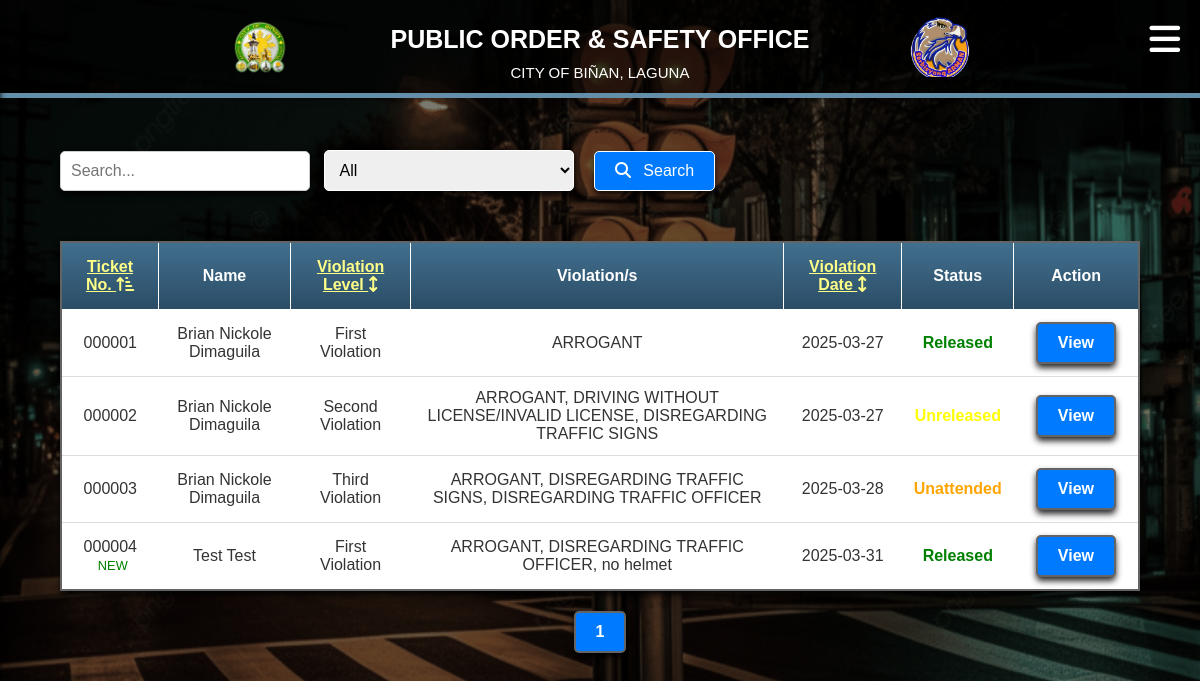
Page /admin/report.php (signed in) on the committed database.
### tables this page shows
CREATE TABLE `report` (
  `ID` int(11) NOT NULL,
  `ticket_number` varchar(6) DEFAULT NULL,
  `first_name` varchar(100) DEFAULT NULL,
  `middle_name` varchar(100) DEFAULT NULL,
  `last_name` varchar(100) DEFAULT NULL,
  `dob` date DEFAULT NULL,
  `address` varchar(255) DEFAULT NULL,
  `license` varchar(255) NOT NULL,
  `confiscated` enum('yes','no') NOT NULL,
  `violation_date` date DEFAULT NULL,
  `violation_time` time DEFAULT NULL,
  `street` varchar(100) DEFAULT NULL,
  `plate_number` varchar(20) DEFAULT NULL,
  `city` varchar(100) DEFAULT NULL,
  `registration` varchar(100) DEFAULT NULL,
  `vehicle_type` varchar(50) DEFAULT NULL,
  `vehicle_owner` varchar(100) DEFAULT NULL,
  `v_status` varchar(255) DEFAULT NULL,
  `created_at` timestamp NOT NULL DEFAULT current_timestamp(),
  `signature` longblob NOT NULL
);

CREATE TABLE `discount` (
  `ticket_number` varchar(6) NOT NULL,
  `license` varchar(50) DEFAULT NULL,
  `first_name` varchar(255) DEFAULT NULL,
  `last_name` varchar(255) DEFAULT NULL,
  `FTWH` int(10) DEFAULT NULL,
  `OMN` int(10) DEFAULT NULL,
  `ARG` int(10) DEFAULT NULL,
  `ONEWAY` int(10) DEFAULT NULL,
  `ILP` int(10) DEFAULT NULL,
  `DWL` int(10) DEFAULT NULL,
  `NORCR` int(10) DEFAULT NULL,
  `DUV` int(10) DEFAULT NULL,
  `UMV` int(10) DEFAULT NULL,
  `OBS` int(10) DEFAULT NULL,
  `DTS` int(10) DEFAULT NULL,
  `DTO` int(10) DEFAULT NULL,
  `TRB` int(10) DEFAULT NULL,
  `STV` int(10) DEFAULT NULL,
  `RCD` int(10) DEFAULT NULL,
  `DUL` int(10) DEFAULT NULL,
  `INF` int(10) DEFAULT NULL,
  `OOL` int(10) DEFAULT NULL,
  `TCT` int(10) DEFAULT NULL,
  `OVL` int(10) DEFAULT NULL,
  `LUZ` int(10) DEFAULT NULL,
  `IVA` int(10) DEFAULT NULL,
  `SMB` int(10) DEFAULT NULL,
  `NSM` int(10) DEFAULT NULL,
  `JWK` int(10) DEFAULT NULL,
  `WSS` int(10) DEFAULT NULL,
  `ILV` int(10) DEFAULT NULL,
  `IMP` int(10) DEFAULT NULL,
  `OTHERS` varchar(255) DEFAULT NULL,
  `OTHERS_P` int(10) DEFAULT NULL,
  `STATUS` varchar(50) NOT NULL DEFAULT 'Unreleased',
  `receipt_num` varchar(255) DEFAULT NULL
);

### admin/report.php (the view, shortened to what this page needs)
<?php
include 'connection.php';
$filter = isset($_GET['filter']) ? $_GET['filter'] : '';
$searchTerm = isset($_GET['search']) ? $_GET['search'] : '';
$limit = 8;
$page = isset($_GET['page']) ? $_GET['page'] : 1;
$start = ($page - 1) * $limit;
$sql = "
    SELECT
        r.ticket_number,
        r.violation_date,
        r.first_name,
        r.last_name,
        d.STATUS as status,
        CASE
            WHEN v.ticket_number IS NOT NULL THEN 'First Violation'
            WHEN v2.ticket_number IS NOT NULL THEN 'Second Violation'
            WHEN v3.ticket_number IS NOT NULL THEN 'Third Violation'
            ELSE 'Unknown'
        END AS violation_level,
        CONCAT(
            IFNULL(v.first_violation, ''),
            IFNULL(v.others_violation, ''),
            IFNULL(v2.second_violation, ''),
            IFNULL(v2.others_violation, ''),
            IFNULL(v3.third_violation, ''),
            IFNULL(v3.others_violation, '')
        ) AS violations,
        r.created_at
    FROM
        report AS r
    LEFT JOIN
        violation AS v ON r.ticket_number = v.ticket_number
    LEFT JOIN
        2_violation AS v2 ON r.ticket_number = v2.ticket_number
    LEFT JOIN
        3_violation AS v3 ON r.ticket_number = v3.ticket_number
    LEFT JOIN discount as d ON r.ticket_number = d.ticket_number
    WHERE
        (r.ticket_number LIKE :searchTerm
        OR r.first_name LIKE :searchTerm
        OR r.last_name LIKE :searchTerm)
";
$sql .= " ORDER BY r.ticket_number ASC";
$sql .= " LIMIT :start, :limit";
$stmt = $conn->prepare($sql);
$stmt->bindValue(':searchTerm', '%' . $searchTerm . '%');
$stmt->bindValue(':start', $start, PDO::PARAM_INT);
$stmt->bindValue(':limit', $limit, PDO::PARAM_INT);
$stmt->execute();
$reports = $stmt->fetchAll(PDO::FETCH_ASSOC);
$totalStmt = $conn->prepare("
    SELECT COUNT(*)
    FROM report AS r
    LEFT JOIN
        violation AS v ON r.ticket_number = v.ticket_number
    LEFT JOIN
        2_violation AS v2 ON r.ticket_number = v2.ticket_number
    LEFT JOIN
        3_violation AS v3 ON r.ticket_number = v3.ticket_number
    LEFT JOIN discount as d ON r.ticket_number = d.ticket_number
    WHERE
        (r.ticket_number LIKE :searchTerm
        OR r.first_name LIKE :searchTerm
        OR r.last_name LIKE :searchTerm)
");
$totalStmt->bindValue(':searchTerm', '%' . $searchTerm . '%');
$totalStmt->execute();
$totalRecords = $totalStmt->fetchColumn();
$totalPages = ceil($totalRecords / $limit);
function sortReports($reports, $sortBy, $sortOrder) {
    usort($reports, function ($a, $b) use ($sortBy, $sortOrder) {
        $comparison = strcmp($a[$sortBy], $b[$sortBy]);
        return ($sortOrder == 'asc') ? $comparison : -$comparison;
    });
    return $reports;
}
$sortBy = isset($_GET['sort']) ? $_GET['sort'] : 'ticket_number';
$sortOrder = isset($_GET['order']) ? $_GET['order'] : 'asc';
$reports = sortReports($reports, $sortBy, $sortOrder);
function getDiscountViolations($conn, $ticketNumber) {
    $stmt = $conn->prepare("SELECT * FROM discount WHERE ticket_number = :ticket_number");
    $stmt->bindParam(':ticket_number', $ticketNumber);
    $stmt->execute();
    $discount = $stmt->fetch(PDO::FETCH_ASSOC);
    $violations = [];
    if ($discount) {
        if ($discount['ARG'] != null) $violations[] = 'ARROGANT';
        if ($discount['DWL'] != null) $violations[] = 'DRIVING WITHOUT LICENSE/INVALID LICENSE';
        if ($discount['DTS'] != null) $violations[] = 'DISREGARDING TRAFFIC SIGNS';
        if ($discount['DTO'] != null) $violations[] = 'DISREGARDING TRAFFIC OFFICER';
        if ($discount['OTHERS'] != null) $violations[] = $discount['OTHERS'];
    }
    return implode(', ', $violations);
}
function isNewTicket($createdAt) {
    $createdAtTimestamp = strtotime($createdAt);
    $twentyFourHoursAgo = strtotime('-24 hours');
    return $createdAtTimestamp > $twentyFourHoursAgo;
}
?>
<!DOCTYPE html>
<html lang="en">
<head>
    <link rel="stylesheet" href="/poso/admin/css/report1.css">
    <link rel="stylesheet" href="https://cdnjs.cloudflare.com/ajax/libs/font-awesome/6.0.0-beta3/css/all.min.css">
    <link rel="stylesheet" href="https://cdnjs.cloudflare.com/ajax/libs/font-awesome/6.4.0/css/all.min.css">
</head>
<body>
    <div class="main-content">
        <header class="navbar">
            <img src="/POSO/images/left.png" alt="City Logo" class="logo">
            <div>
                <p class="public">PUBLIC ORDER & SAFETY OFFICE</p>
                <p class="city">CITY OF BIÑAN, LAGUNA</p>
            </div>
            <img src="/POSO/images/arman.png" alt="POSO Logo" class="logo">
            <div class="hamburger" id="hamburger-icon">
                <i class="fa fa-bars"></i>
            </div>
        </header>
        <div class="search-filter">
            <form action="report.php" method="get">
                <input type="text" name="search" placeholder="Search..." value="<?php echo htmlspecialchars($searchTerm); ?>">
                <select name="filter">
                    <option value="">All</option>
                </select>
                <button type="submit"><i class="fas fa-search"></i> Search</button>
            </form>
        </div>
        <table class="table">
            <thead>
                <tr>
                    <th>
                        <a class="link" href="?sort=ticket_number&order=<?php echo ($sortBy == 'ticket_number' && $sortOrder == 'asc') ? 'desc' : 'asc'; ?>&search=<?php echo urlencode($searchTerm); ?>&filter=<?php echo urlencode($filter); ?>">
                            Ticket No. <i class="fa <?php echo ($sortBy == 'ticket_number' ? ($sortOrder == 'asc' ? 'fa-arrow-up-short-wide' : 'fa-arrow-down-wide-short') : 'fa-arrows-up-down'); ?>"></i>
                        </a>
                    </th>
                    <th>Name</th>
                    <th>
                        <a class="link" href="?sort=violation_level&order=<?php echo ($sortBy == 'violation_level' && $sortOrder == 'asc') ? 'desc' : 'asc'; ?>&search=<?php echo urlencode($searchTerm); ?>&filter=<?php echo urlencode($filter); ?>">
                            Violation Level <i class="fa <?php echo ($sortBy == 'violation_level' ? ($sortOrder == 'asc' ? 'fa-arrow-up-short-wide' : 'fa-arrow-down-wide-short') : 'fa-arrows-up-down'); ?>"></i>
                        </a>
                    </th>
                    <th>Violation/s</th>
                    <th>
                        <a class="link" href="?sort=violation_date&order=<?php echo ($sortBy == 'violation_date' && $sortOrder == 'asc') ? 'desc' : 'asc'; ?>&search=<?php echo urlencode($searchTerm); ?>&filter=<?php echo urlencode($filter); ?>">
                            Violation Date <i class="fa <?php echo ($sortBy == 'violation_date' ? ($sortOrder == 'asc' ? 'fa-arrow-up-short-wide' : 'fa-arrow-down-wide-short') : 'fa-arrows-up-down'); ?>"></i>
                        </a>
                    </th>
                    <th>Status</th>
                    <th>Action</th>
                </tr>
            </thead>
            <tbody>
                <?php foreach ($reports as $report) : ?>
                    <tr>
                        <td>
                            <?php echo htmlspecialchars($report['ticket_number']); ?>
                            <?php if (isNewTicket($report['created_at'])): ?>
                                <span class="new-ticket">NEW</span>
                            <?php endif; ?>
                        </td>
                        <td><?php echo htmlspecialchars($report['first_name']) . ' ' . htmlspecialchars($report['last_name']); ?></td>
                        <td><?php echo htmlspecialchars($report['violation_level']); ?></td>
                        <td><?php echo htmlspecialchars(getDiscountViolations($conn, $report['ticket_number'])); ?></td>
                        <td><?php echo htmlspecialchars($report['violation_date']); ?></td>
                        <td class="<?php
                            switch (htmlspecialchars($report['status'])) {
                                case 'Released':
                                    echo 'status-released';
                                    break;
                                case 'Unreleased':
                                    echo 'status-unreleased';
                                    break;
                                case 'Unattended':
                                    echo 'status-unattended';
                                    break;
                            }
                        ?>">
                            <?php echo htmlspecialchars($report['status']); ?>
                        </td>
                        <td>
                            <a href="sm.php?ticket_number=<?php echo htmlspecialchars($report['ticket_number']); ?>" class="pagination-btn">View</a>
                        </td>
                    </tr>
                <?php endforeach; ?>
            </tbody>
        </table>
        <div class="pagination">
            <?php
                for ($i = 1; $i <= $totalPages; $i++):
                    $activeClass = ($i == $page) ? 'active' : '';
            ?>
                <a href="?page=<?php echo $i; ?>&search=<?php echo urlencode($searchTerm); ?>&filter=<?php echo urlencode($filter); ?>&sort=<?php echo $sortBy; ?>&order=<?php echo $sortOrder; ?>" class="pagination-btn <?php echo $activeClass; ?>"><?php echo $i; ?></a>
            <?php endfor; ?>
        </div>
    </div>
</body>
</html>

### admin/css/report1.css (style rules this page uses)
* { margin: 0; padding: 0; box-sizing: border-box; }
body { font-family: Arial, sans-serif; display: flex; }
.link { color: rgb(255, 255, 136) ; }
.navbar { position: fixed; width: 100%; display: flex; align-items: center; justify-content: center; margin-bottom: 20px; background-color: #00000093; color: white; border-bottom-style: outset; border-color: #95d6ff; border-width: 5px; z-index: 99; }
.public { font-size: 25px; font-weight: bold; margin-top: 25px; }
.city { font-size: 15px; margin-top: 10px; margin-bottom: 12px; }
.logo { width: 60px; height: auto; margin: 0 100px; }
.hamburger { font-size: 35px; cursor: pointer; z-index: 100; position: fixed; top: 20px; right: 20px; }
.main-content { flex-grow: 1; }
.table { border: 2px solid rgb(100, 100, 100); padding: 20px; text-align: center; border-collapse: collapse; margin: 20px auto; width: 90%; box-shadow: 0px 4px 6px rgba(0, 0, 0, 0.84); background-color: white; margin-top: 90px; }
header { text-align: center; margin-bottom: 20px; }
header img { height: 150px; vertical-align: middle; }
.search-filter { display: flex; align-items: center ; margin-bottom: 20px; margin-left: 60px; margin-top: 150px; }
.search-filter input[type="text"] { width: 100% auto; padding: 10px; font-size: 16px; border: 1px solid #ccc !important; border-radius: 5px; box-shadow: 0px 4px 6px rgba(0, 0, 0, 0.84); }
.search-filter button { background-color: #2161EC; color: white; border: 1px solid rgb(255, 255, 255) !important; padding: 10px 15px; font-size: 14px; border-radius: 5px; cursor: pointer; margin-left: 5px; box-shadow: 0px 4px 6px rgba(0, 0, 0, 0.84); }
table { width: 100% ; border-collapse: collapse; font-size: 16px; margin-top: 50px !important; }
thead th { background: linear-gradient(to bottom, #416f8e, #2b4d66); border: 1px solid rgb(255, 255, 255); color: #fff; padding: 15px; text-align: center; font-weight: bold; }
tbody td { padding: 12px; text-align: center; border-bottom: 1px solid #ddd; color: #333; }
td.status-released { color: green; font-weight: bold; }
td.status-unattended { color: orange; font-weight: bold; }
td.status-unreleased { color: yellow; font-weight: bold; }
td a { color: #2161EC; text-decoration: none; margin-right: 10px; }
.pagination { text-align: center; margin-top: 20px; margin-bottom: 20px; }
.pagination-btn { display: inline-block; padding: 10px 20px; margin: 0 10px; background-color: #007bff; color: white; text-decoration: none; border-radius: 5px; border: 2px solid rgb(100, 100, 100); font-weight: bold; font-size: 16px; transition: background-color 0.3s, transform 0.2s; box-shadow: 0px 4px 6px rgba(0, 0, 0, 0.84); }
.search-filter form { display: inline-block; margin-right: 20px; }
.search-filter select, .search-filter input[type="text"] { padding: 10px; font-size: 16px; border-radius: 5px; border: 1px solid #ffffff; margin-right: 10px; outline: none; width: 250px; box-shadow: 0px 4px 6px rgba(0, 0, 0, 0.84); }
.search-filter button { background-color: #007bff; color: white; border: none; padding: 10px 20px; font-size: 16px; border-radius: 5px; cursor: pointer; transition: background-color 0.3s, transform 0.2s; }
.search-filter button i { margin-right: 8px; }

### admin/report.php (style rules this page uses)
.new-ticket { color: green; font-size: 0.8em; margin-left: 5px; }
.status-released { color: green; }
.status-unreleased { color: yellow; }
.status-unattended { color: orange; }

### rows in the picture
report: ticket_number "000001", first_name "Brian Nickole", last_name "Dimaguila", violation_level "First Violation", ticket_number "ARROGANT", violation_date "2025-03-27", discount.STATUS "Released"
report: ticket_number "000002", first_name "Brian Nickole", last_name "Dimaguila", violation_level "Second Violation", ticket_number "ARROGANT, DRIVING WITHOUT LICENSE/INVALID LICENSE, DISREGARDING TRAFFIC SIGNS", violation_date "2025-03-27", discount.STATUS "Unreleased"
report: ticket_number "000003", first_name "Brian Nickole", last_name "Dimaguila", violation_level "Third Violation", ticket_number "ARROGANT, DISREGARDING TRAFFIC SIGNS, DISREGARDING TRAFFIC OFFICER", violation_date "2025-03-28", discount.STATUS "Unattended"
report: ticket_number "000004", shows "NEW", first_name "Test", last_name "Test", violation_level "First Violation", ticket_number "ARROGANT, DISREGARDING TRAFFIC OFFICER, no helmet", violation_date "2025-03-31", discount.STATUS "Released"
